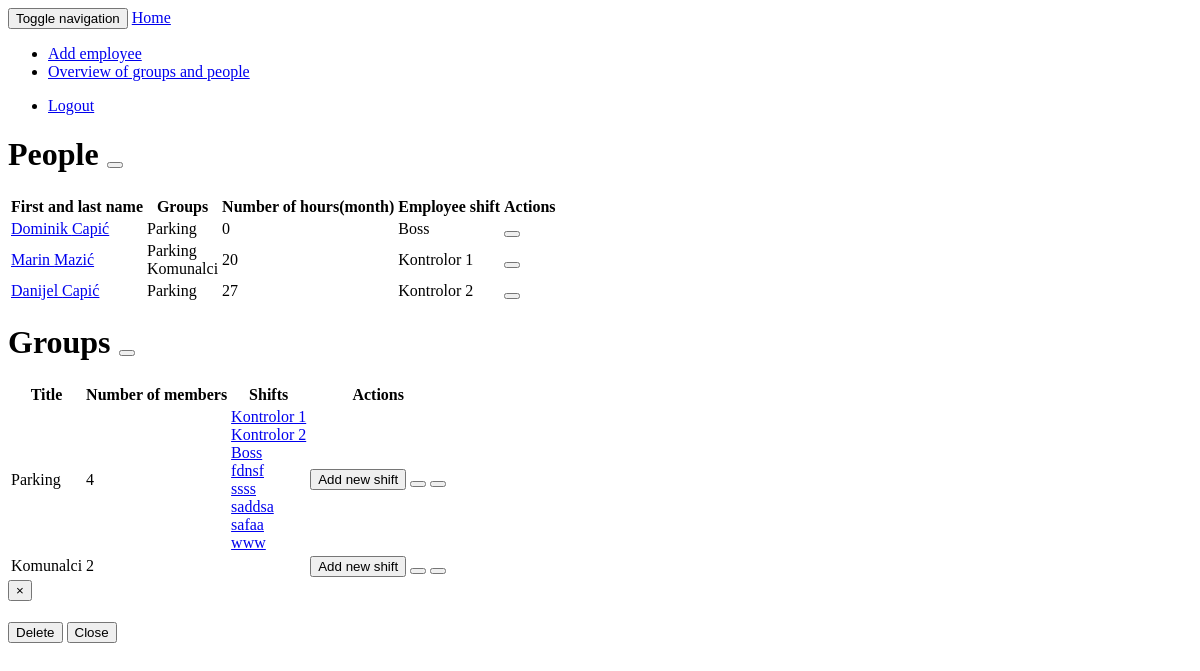
/schedule/overview/ (signed in), run on an earlier commit of the app's database.
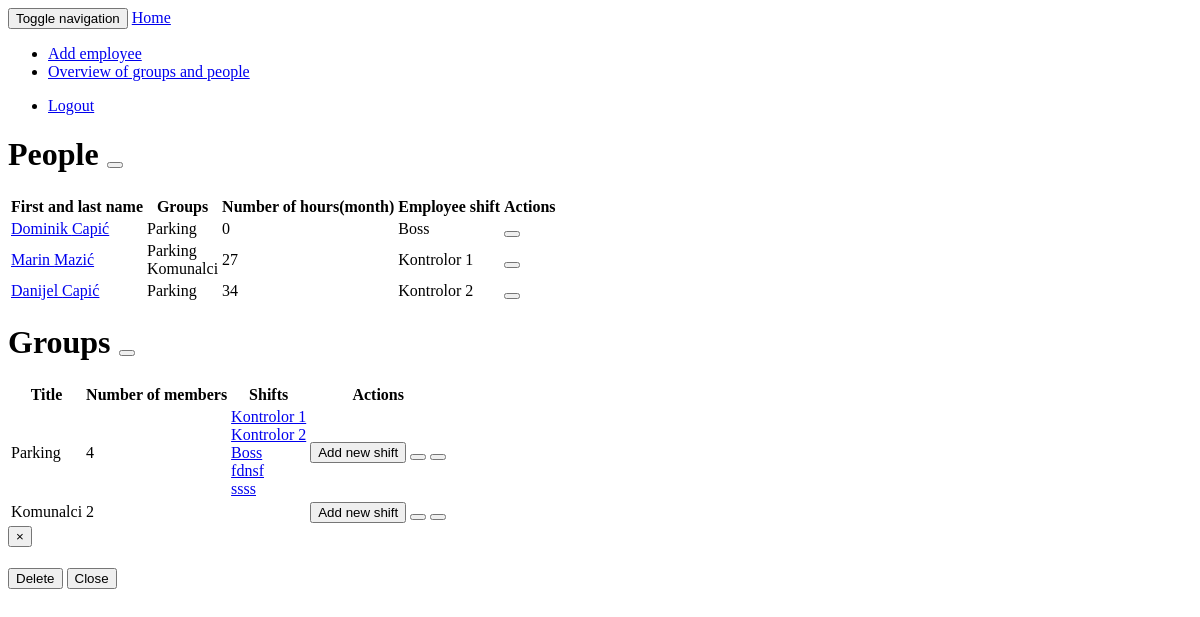
And on a later commit of the database.
### schedule/models.py (models this page shows, shortened)
class User_profile(models.Model):
    GENDER_CHOICES = (
        ('M', _('Male')),
        ('F', _('Female')),
    )
    user = models.OneToOneField(User, on_delete=models.CASCADE)
    user_groups = models.ManyToManyField(Group)
    user_shift = models.ForeignKey(Week_shift, null=True)
    date_of_birth = models.DateField(null=True, blank=True)
    gender = models.CharField(max_length=1, choices=GENDER_CHOICES, null=True, blank=True)
    date_of_employment = models.DateField(null=True, blank=True)
    default_wage = models.DecimalField(decimal_places=2, max_digits=5, default=0, blank=True)
    def __init__(self, *args, **kwargs):
        super(User_profile, self).__init__(*args, **kwargs)
        if hasattr(self, 'user_shift'):
            self.old_shift = self.user_shift
    def get_current_working_hours(self):
        month_current = datetime.date.today()
        month_1st = month_current.replace(day=1)
        all_schedules = Schedule.objects.filter(date__range=[month_1st, month_current], user=self)
        time_sum = 0
        for schedule in all_schedules.all():
            if schedule.time_until and schedule.time_from:
                time_sum += schedule.time_until.hour - schedule.time_from.hour
        return time_sum

class Group(models.Model):
    group_name = models.CharField(max_length=30)
    supervisor = models.ForeignKey(User, related_name='+',)
    def __init__(self, *args, **kwargs):
        super(Group, self).__init__(*args, **kwargs)
        if hasattr(self, 'supervisor'):
            self.old_supervisor = self.supervisor
    def get_members(self):
        return self.user_profile_set.all()
    def __unicode__(self):
        return self.group_name

class Schedule(models.Model):
    schedule = models.ForeignKey(
        "self",
        related_name='+',
        verbose_name=_('Parent schedule'),
        null=True,
        blank=True
    )
    date = models.DateField()
    time_from = models.TimeField(null=True, blank=True)
    time_until = models.TimeField(null=True, blank=True)
    user = models.ForeignKey(User_profile)

class Week_shift(models.Model):
    name = models.CharField(max_length=30)
    monday = models.ForeignKey(Day_shift, null=True, blank=True, related_name='+')
    tuesday = models.ForeignKey(Day_shift, null=True, blank=True, related_name='+')
    wednesday = models.ForeignKey(Day_shift, null=True, blank=True, related_name='+')
    thursday = models.ForeignKey(Day_shift, null=True, blank=True, related_name='+')
    friday = models.ForeignKey(Day_shift, null=True, blank=True, related_name='+')
    saturday = models.ForeignKey(Day_shift, null=True, blank=True, related_name='+')
    sunday = models.ForeignKey(Day_shift, null=True, blank=True, related_name='+')
    week_group = models.ForeignKey(Group)
    def __unicode__(self):
        return self.name

### schedule/views.py (the view)
@login_required
def groups_and_people(request):
    if not request.user.is_staff or not request.user.is_superuser:
        HttpResponseForbidden('<h1>Permission denied</h1>')
    groups = User_profile.objects.get(user=request.user).user_groups
    employees = User_profile.objects.filter(
        user_groups__in=groups.all()).distinct().exclude(user=request.user)
    return render(request, "schedule/overview.html", {
        "groups": groups,
        "employees": employees,
    })

### schedule/templates/schedule/overview.html (shortened to what this page needs)
{% extends "schedule/base.html" %}
{% load sekizai_tags i18n %}
{% block "content" %}
  <h1>{% trans "People" %}
  <a href="{% url 'add_user_view' %}"><button class="btn btn-default transparent-bgcolor divider-left" title="{% trans 'Add user' %}"></button></a>
  </h1>
<table class="table table-striped">
  <thead>
    <tr>
      <th class="text-center">{% trans "First and last name" %}</th>
      <th class="text-center">{% trans "Groups" %}</th>
      <th class="text-center">{% trans "Number of hours(month)" %}</th>
      <th class="text-center">{% trans "Employee shift" %}</th>
      <th class="text-center">{% trans "Actions" %}</th>
    </tr>
  </thead>
  <tbody class="text-center">
    {% for employee in employees %}
      <tr>
        <td>
          <a href="{% url 'employee_view' employee_id=employee.id %}">{{ employee.user.first_name }} {{ employee.user.last_name }}</a>
        </td>
        <td>
          {% for group in employee.user_groups.all %}
            {{ group }}<br>
          {% endfor %}
        </td>
        <td>{{ employee.get_current_working_hours }}</td>
        <td>{{ employee.user_shift }}</td>
        <td>
        <a href="{% url 'edit_user_view' employee_id=employee.id %}"><button class="btn btn-default transparent-bgcolor divider-left" title="{% trans 'Edit user' %}"></button></a></td>
      </tr>
    {% endfor %}
 </tbody>
</table>
<h1>{% trans "Groups" %}
<a href="{% url 'add_group_view' %}"><button class="btn btn-default transparent-bgcolor divider-left" title="{% trans 'Add group' %}"></button></a>
</h1>
<table class="table table-striped">
  <thead>
    <tr>
      <th class="text-center">{% trans "Title" %}</th>
      <th class="text-center">{% trans "Number of members" %}</th>
      <th class="text-center">{% trans "Shifts" %}</th>
      <th class="text-center">{% trans "Actions" %}</th>
    </tr>
  </thead>
  <tbody class="text-center">
    {% for group in groups.all %}
      <tr>
        <td>{{ group }}</td>
        <td>{{ group.get_members.count }}</td>
        <td>
          {% for shift in group.week_shift_set.all %}
            <a href="{% url 'shift_view' shift_id=shift.id %}">{{ shift }}</a><br>
          {% endfor %}
        </td>
        <td>
          <a href="{% url 'add_shift_view' %}"><button class="btn btn-default transparent-bgcolor divider-left" title="{% trans 'Add new shift' %}">{% trans "Add new shift" %}</button></a>
          <a href="{% url 'edit_group_view' group_id=group.id %}"><button class="btn btn-default transparent-bgcolor divider-left" title="{% trans 'Edit group' %}"></button></a>
          <button data-toggle="modal" data-target="#delete_modal" onclick="DS.sendDeletionParameters('{{ group }}', '{% url 'delete_group_view' group_id=group.id %}', '{% trans 'Are you sure you want to delete this group?' %}');" class="btn btn-default transparent-bgcolor divider-left" title="{% trans 'Delete group' %}"></button>
        </td>
      </tr>
    {% endfor %}
 </tbody>
</table>
{% include "schedule/includes/delete_modal.html" %}
{% endblock "content" %}

What changed in the data, as far as the page shows it:
removed Week_shift: name "saddsa", shown under Group "Parking"
removed Week_shift: name "safaa", shown under Group "Parking"
removed Week_shift: name "www", shown under Group "Parking"
computed for User_profile "Marin": get_current_working_hours "20" → "27"
computed for User_profile "Danijel": get_current_working_hours "27" → "34"
